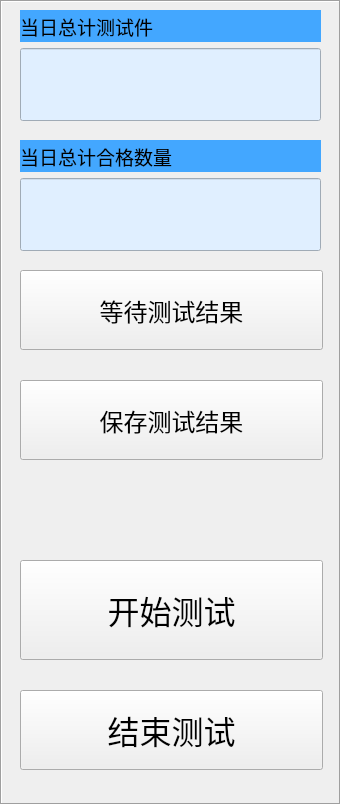
            <widget class="QFrame" name="frame">
             <property name="geometry">
              <rect>
               <x>1530</x>
               <y>50</y>
               <width>341</width>
               <height>805</height>
              </rect>
             </property>
             <property name="frameShape">
              <enum>QFrame::Box</enum>
             </property>
             <property name="frameShadow">
              <enum>QFrame::Sunken</enum>
             </property>
             <widget class="QPushButton" name="pushButtonTestResult">
              <property name="geometry">
               <rect>
                <x>20</x>
                <y>270</y>
                <width>303</width>
                <height>80</height>
               </rect>
              </property>
              <property name="font">
               <font>
                <family>Arial</family>
                <pointsize>18</pointsize>
               </font>
              </property>
              <property name="text">
               <string>等待测试结果</string>
              </property>
             </widget>
             <widget class="QPushButton" name="pushButtonSave">
              <property name="geometry">
               <rect>
                <x>20</x>
                <y>380</y>
                <width>303</width>
                <height>80</height>
               </rect>
              </property>
              <property name="font">
               <font>
                <family>Arial</family>
                <pointsize>18</pointsize>
               </font>
              </property>
              <property name="text">
               <string>保存测试结果</string>
              </property>
             </widget>
             <widget class="QPushButton" name="pushButtonStartTest">
              <property name="geometry">
               <rect>
                <x>20</x>
                <y>560</y>
                <width>303</width>
                <height>100</height>
               </rect>
              </property>
              <property name="font">
               <font>
                <family>SimSun-ExtB</family>
                <pointsize>24</pointsize>
                <weight>50</weight>
                <bold>false</bold>
               </font>
              </property>
              <property name="text">
               <string>开始测试</string>
              </property>
              <property name="iconSize">
               <size>
                <width>19</width>
                <height>16</height>
               </size>
              </property>
             </widget>
             <widget class="QPushButton" name="pushButtonEndTest">
              <property name="geometry">
               <rect>
                <x>20</x>
                <y>690</y>
                <width>303</width>
                <height>80</height>
               </rect>
              </property>
              <property name="font">
               <font>
                <family>Arial</family>
                <pointsize>24</pointsize>
               </font>
              </property>
              <property name="text">
               <string>结束测试</string>
              </property>
             </widget>
             <widget class="QWidget" name="layoutWidget">
              <property name="geometry">
               <rect>
                <x>20</x>
                <y>140</y>
                <width>301</width>
                <height>111</height>
               </rect>
              </property>
              <layout class="QVBoxLayout" name="verticalLayout_3" stretch="3,7">
               <item>
                <widget class="QLabel" name="label_pass_num">
                 <property name="font">
                  <font>
                   <family>Arial</family>
                   <pointsize>14</pointsize>
                  </font>
                 </property>
                 <property name="styleSheet">
                  <string notr="true">background-color: rgb(67, 167, 255)</string>
                 </property>
                 <property name="text">
                  <string>当日总计合格数量</string>
                 </property>
                </widget>
               </item>
               <item>
                <widget class="QLineEdit" name="lineEdit_pass_num">
                 <property name="sizePolicy">
                  <sizepolicy hsizetype="Expanding" vsizetype="Expanding">
                   <horstretch>0</horstretch>
                   <verstretch>0</verstretch>
                  </sizepolicy>
                 </property>
                 <property name="font">
                  <font>
                   <family>Arial</family>
                   <pointsize>16</pointsize>
                  </font>
                 </property>
                 <property name="styleSheet">
                  <string notr="true">background-color: rgb(224, 239, 255)</string>
                 </property>
                </widget>
               </item>
              </layout>
             </widget>
             <widget class="QWidget" name="layoutWidget">
              <property name="geometry">
               <rect>
                <x>20</x>
                <y>10</y>
                <width>301</width>
                <height>111</height>
               </rect>
              </property>
              <layout class="QVBoxLayout" name="verticalLayout_2" stretch="3,7">
               <item>
                <widget class="QLabel" name="label_total_test">
                 <property name="font">
                  <font>
                   <family>Arial</family>
                   <pointsize>14</pointsize>
                  </font>
                 </property>
                 <property name="styleSheet">
                  <string notr="true">background-color: rgb(67, 167, 255)</string>
                 </property>
                 <property name="text">
                  <string>当日总计测试件</string>
                 </property>
                </widget>
               </item>
               <item>
                <widget class="QLineEdit" name="lineEdit_total_test">
                 <property name="sizePolicy">
                  <sizepolicy hsizetype="Expanding" vsizetype="Expanding">
                   <horstretch>0</horstretch>
                   <verstretch>0</verstretch>
                  </sizepolicy>
                 </property>
                 <property name="font">
                  <font>
                   <family>Arial</family>
                   <pointsize>16</pointsize>
                  </font>
                 </property>
                 <property name="styleSheet">
                  <string notr="true">background-color: rgb(224, 239, 255)</string>
                 </property>
                </widget>
               </item>
              </layout>
             </widget>
            </widget>
